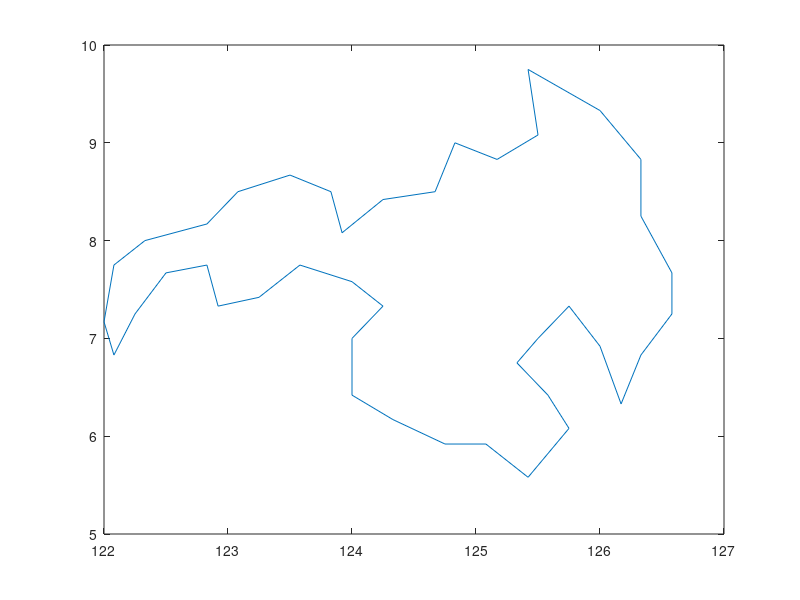

Reproduce this figure in MATLAB.
function regionIndexRange(minCoast)
if nargin<1
	minCoast=40;
end
load coast2
if ~isnan(lat(end))
	lat(end+1)=nan;
	long(end+1)=nan;
end
idx2=find(isnan(lat))';
idx1=[1 idx2(1:end-1)+1];
n=numel(idx1);
reg_lat=cell(n,1);
reg_long=cell(n,1);
fprintf('\nMajor Regions and Index Range\n\n')
for k=1:n
	reg_lat{k}=lat(idx1(k):idx2(k)-1);
	reg_long{k}=long(idx1(k):idx2(k)-1);
	if (idx2(k)-idx1(k))>=minCoast
		plot(reg_long{k},reg_lat{k}); shg; pause(1)
			fprintf('Region %03d:	 %04d:%04d\n',k,idx1(k),idx2(k)-1)
	end
end
